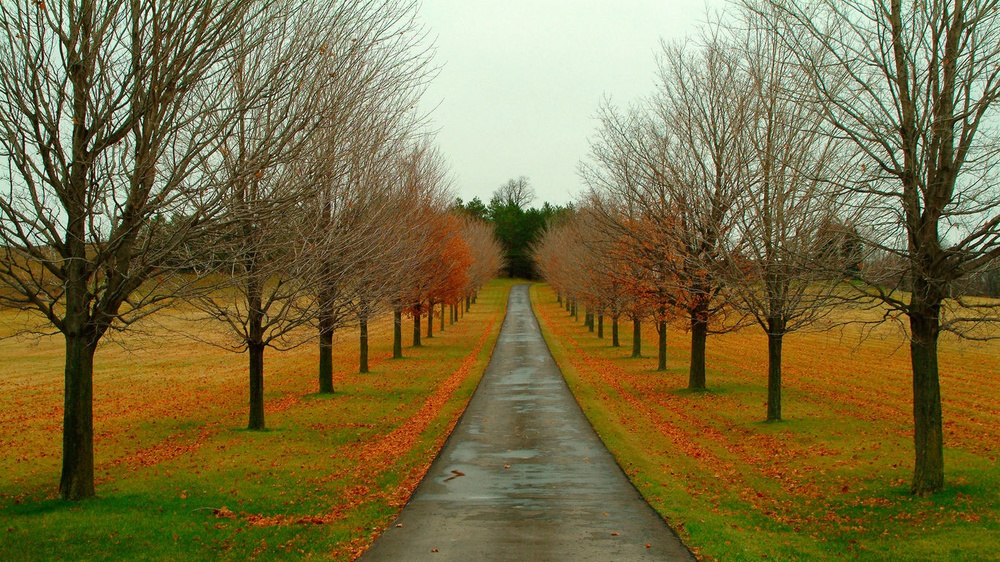
//> input picture OpenCV/canny/test.jpg, 1000 x 562 px, shrunk from 1366 x 768 before the run
$ ./canny   (built with g++ and OpenCV 4)
//> lines starting //> are read from the running program, lines starting //| are printed output that depends on the picture
#include "cv.h"
#include "cxcore.h"
#include "highgui.h"
int main( int argc, char** argv )
{
    IplImage* img = NULL;
    IplImage* cannyImg = NULL;
    char *filename;
    filename="test.jpg";
    img=cvLoadImage(filename,1);
//> img is the input picture: 562 rows x 1000 cols, CV_8UC3; mean B, G, R 67.4, 111.8, 123.5
    //载入图像，强制转化为Gray
    if((img = cvLoadImage(filename, 0)) != 0 )
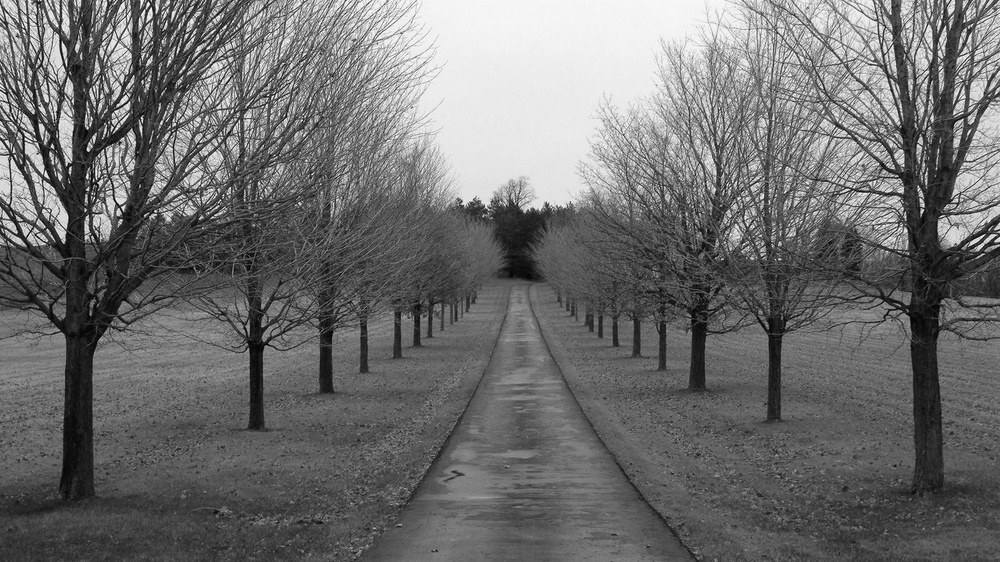
//> img: 562 rows x 1000 cols, CV_8UC1; min 0, max 255, mean 110.2
    {
        //为canny边缘图像申请空间
        cannyImg = cvCreateImage(cvGetSize(img),IPL_DEPTH_8U,1);
        //canny边缘检测
        cvCanny(img, cannyImg, 50, 150, 3);
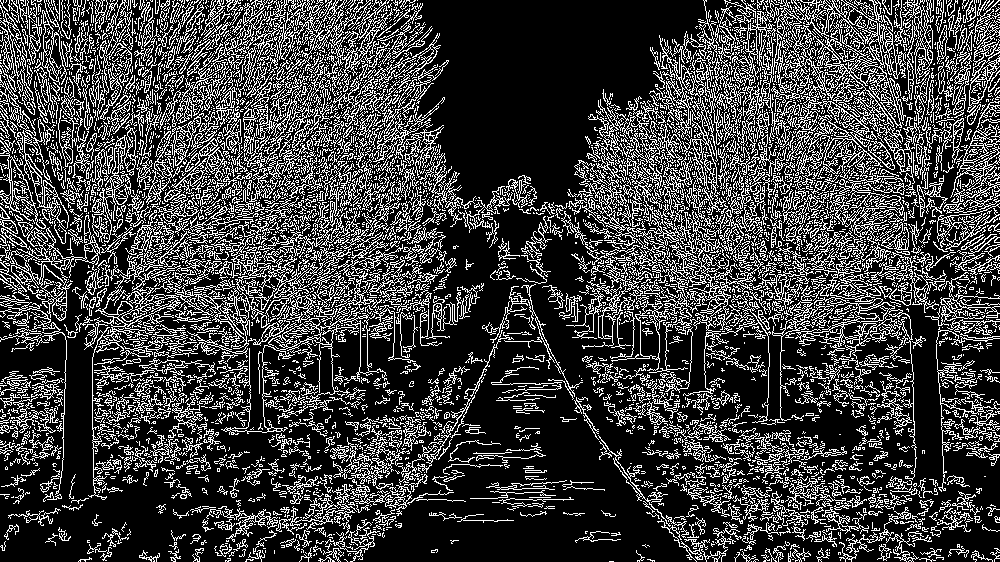
//> cannyImg: 562 rows x 1000 cols, CV_8UC1; 24.9% white in thin lines or dots
        //创建窗口
        cvNamedWindow("src", 1);
        cvNamedWindow("canny",1);
        //显示图像
        cvShowImage( "src", img );
        cvShowImage( "canny", cannyImg );
        cvWaitKey(0); //等待按键
        //销毁窗口
        cvDestroyWindow( "src" );
        cvDestroyWindow( "canny" );
        //释放图像
        cvReleaseImage( &img );
        cvReleaseImage( &cannyImg );
        return 0;
//> (the program exits here)

$ run again, with OpenCV/canny/Lena.jpg copied over OpenCV/canny/test.jpg
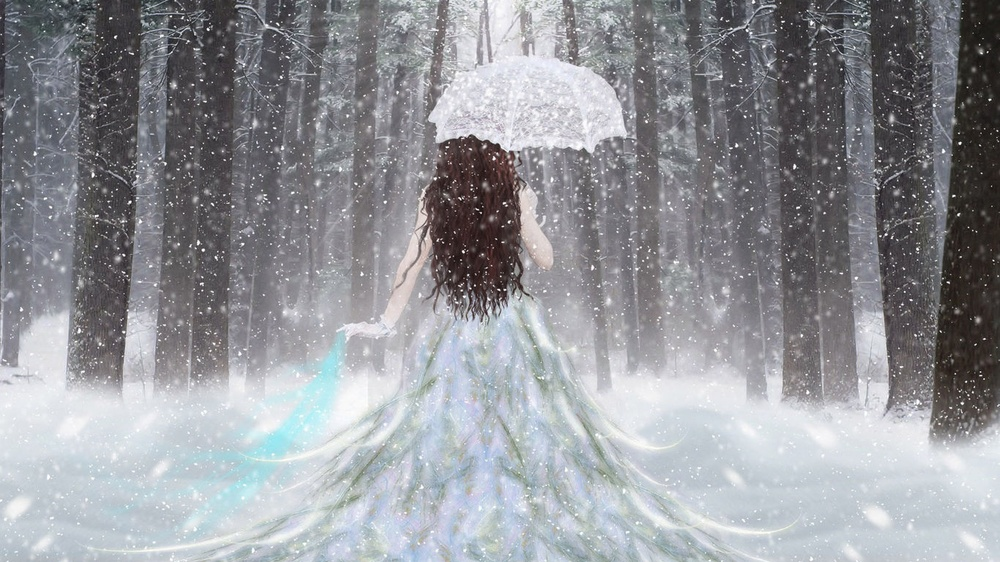
//> input picture OpenCV/canny/Lena.jpg, 1000 x 562 px, shrunk from 1366 x 768 before the run
//> img is the input picture: 562 rows x 1000 cols, CV_8UC3; mean B, G, R 153.9, 149.1, 147.4
//> img: 562 rows x 1000 cols, CV_8UC1
//> `cvCanny(img, cannyImg, 50, 150, 3);`:
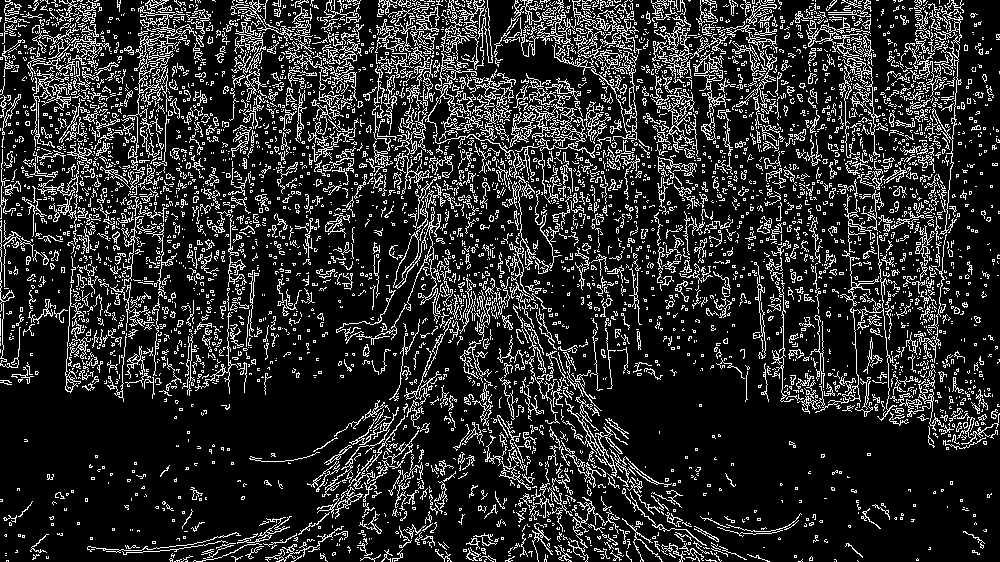
//> cannyImg: 562 rows x 1000 cols, CV_8UC1; 16.7% white in thin lines or dots
